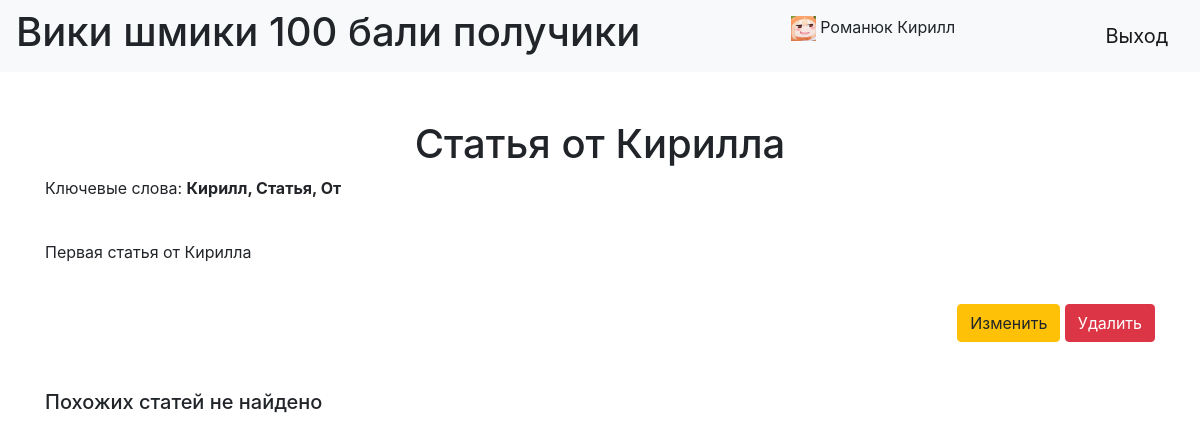
Page /articles/4 (signed in) on the committed database.
### data/users.py (models this page shows, shortened)
class User(SqlAlchemyBase, UserMixin):
    __tablename__ = 'users'
    id = sqlalchemy.Column(sqlalchemy.Integer,
                           primary_key=True, autoincrement=True)
    surname = sqlalchemy.Column(sqlalchemy.String, nullable=True)
    name = sqlalchemy.Column(sqlalchemy.String, nullable=True)
    email = sqlalchemy.Column(sqlalchemy.String, unique=True)
    hashed_password = sqlalchemy.Column(sqlalchemy.String, nullable=True)
    level = sqlalchemy.Column(sqlalchemy.Integer, nullable=True, default=3)
    image_id = sqlalchemy.Column(sqlalchemy.String, sqlalchemy.ForeignKey("images.id"), default=1)
    registrated_date = sqlalchemy.Column(sqlalchemy.DateTime,
                                         default=datetime.datetime.now().strftime("%Y-%m-%d %H:%M:%S"))
    modified_date = sqlalchemy.Column(sqlalchemy.DateTime,
                                      default=datetime.datetime.now().strftime("%Y-%m-%d %H:%M:%S"))
    image = orm.relation('Image')

### data/articles.py (models this page shows)
class Article(SqlAlchemyBase):
    __tablename__ = 'articles'
    id = sqlalchemy.Column(sqlalchemy.Integer,
                           primary_key=True, autoincrement=True)
    user_id = sqlalchemy.Column(sqlalchemy.Integer, sqlalchemy.ForeignKey("users.id"))
    title = sqlalchemy.Column(sqlalchemy.String, nullable=True)
    text = sqlalchemy.Column(sqlalchemy.String, nullable=True)
    keywords = sqlalchemy.Column(sqlalchemy.String, nullable=True)
    add_date = sqlalchemy.Column(sqlalchemy.DateTime, nullable=True,
                                 default=datetime.datetime.now().strftime("%Y-%m-%d %H:%M:%S"))
    modified_date = sqlalchemy.Column(sqlalchemy.DateTime, nullable=True,
                                      default=datetime.datetime.now().strftime("%Y-%m-%d %H:%M:%S"))
    user = orm.relation('User')

### main.py (the view)
@app.route('/articles/<int:id>', methods=['GET', 'POST'])
def article_show(id):
    form = ArticleForm()
    db_sess = db_session.create_session()
    article = db_sess.query(Article).filter(Article.id == id).first()
    articles = get_articles()
    such_articles = []
    if article:
        form.title.data = article.title
        form.keywords.data = article.keywords
        form.text.data = article.text
        title = article.title
        text = article.text
        for art in articles:
            if art.id == article.id:
                continue
            result = similarity(title, art.title)
            if result >= 0.5:
                such_articles.append((art, result))
                continue
            result = similarity(text, art.text)
            if result >= 0.5:
                such_articles.append((art, result))
        such_articles.sort(key=lambda x: x[1])
        such_articles = such_articles[:min(len(such_articles), 5)]
    else:
        abort(404)
    return render_template("article.html", title=f"{form.title.data}", form=form,
                           article=article, such_articles=such_articles)

### data/db_session.py (called while the page is built)
def create_session() -> Session:
    global __factory
    return __factory()

### data/images.py (called while the page is built)
    def __repr__(self):
        return f"{self.id}.png"

### main.py (called while the page is built, shortened)
def get_articles(params=None) -> list:
    db_sess = db_session.create_session()
    articles = db_sess.query(Article).all()
    return articles

def similarity(s1, s2):
    normalized1 = ''.join(sym for sym in s1.lower() if sym.isalnum())
    normalized2 = ''.join(sym for sym in s2.lower() if sym.isalnum())
    matched = difflib.SequenceMatcher(None, normalized1, normalized2)
    return matched.ratio()

@login_manager.user_loader
def load_user(user_id):
    db_sess = db_session.create_session()
    return db_sess.query(User).get(user_id)

### templates/article.html (shortened to what this page needs)
{% extends "base.html" %}
{% block content %}
<h1 align="center">{{ form.title.data }}</h1>
<form action="" method="post">
    <p>
        Ключевые слова:
        <strong>{{ form.keywords.data }}</strong>
    </p><br>
    <p>
        {{ form.text.data }}
    </p><br>
    {% if current_user.is_authenticated and (current_user == article.user or current_user.level < 3) %}
        <div align="right">
            <a href="/articles/{{ article.id }}/edit" class="btn btn-warning">
                Изменить
            </a>
            <a href="/articles/{{ article.id }}/delete" class="btn btn-danger">
                Удалить
            </a>
        </div>
    {% endif %}
    <br><br>
    {% if such_articles %}
        <h5>Похожие статьи: </h5>
        <div>
            {% for article in such_articles %}
                <div class="such_articles" style="margin: 15px;"> <a href="/articles/{{ article[0].id }}"> "{{ article[0].title }}" </a> </div>
            {% endfor %}
        </div>
    {% else %}
        <h5>Похожих статей не найдено</h5>
    {% endif %}
</form>
{% endblock %}

### templates/base.html (shortened to what this page needs)
<!doctype html>
<html lang="en">
<head>
    <link rel="stylesheet"
          href="https://stackpath.bootstrapcdn.com/bootstrap/4.4.1/css/bootstrap.min.css"
>
    <link rel="stylesheet"
          href="{{ url_for('static', filename='css/style.css') }}">
</head>
<body>
<header>
    <nav class="navbar navbar-light bg-light">
        <h1>Вики шмики 100 бали получики</h1>
        {% if current_user.is_authenticated %}
            <p>
                <a href="http://127.0.0.1:8080/users/{{ current_user.id }}/change">
                    <img src="{{ url_for('static', filename='img/users/' + current_user.image|string) }}"
                         width="25px" height="25px">
                </a>
                {{ current_user.surname }}
                {{ current_user.name }}
            </p>
            <a class="navbar-brand" href="/logout">Выход</a>
        {% else %}
                <p>
                    <a class="btn btn-primary " href="/register">Зарегистрироваться</a>
                    <a class="btn btn-success" href="/login">Войти</a>
                </p>
        {% endif %}
    </nav><br><br>
</header>
<main role="main" class="container">
    {% block content %}{% endblock %}
</main>
</body>
</html>

### rows in the picture
User: surname "Романюк", name "Кирилл"
Article: title.data "Статья от Кирилла", keywords.data "Кирилл, Статья, От", text.data "Первая статья от Кирилла"
